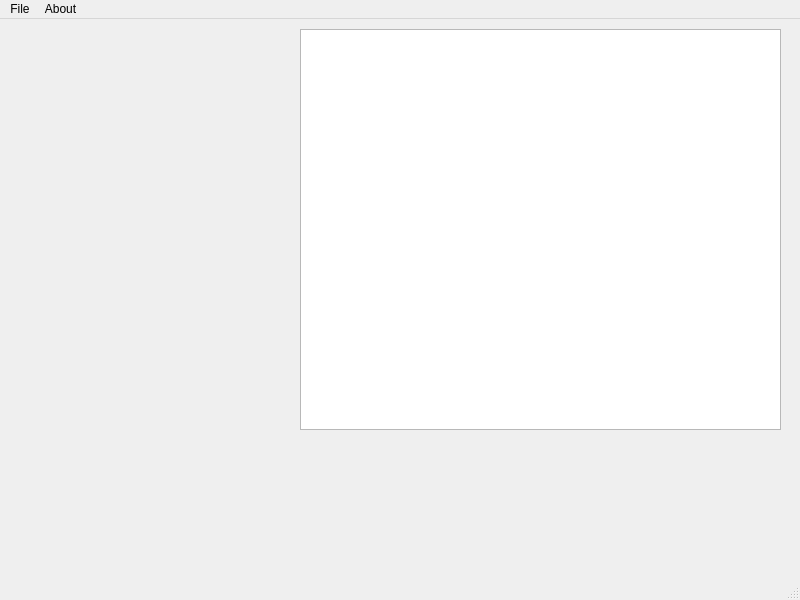
<?xml version="1.0" encoding="UTF-8"?>
<ui version="4.0">
 <class>MainWindow</class>
 <widget class="QMainWindow" name="MainWindow">
  <property name="geometry">
   <rect>
    <x>0</x>
    <y>0</y>
    <width>800</width>
    <height>600</height>
   </rect>
  </property>
  <property name="windowTitle">
   <string>MainWindow</string>
  </property>
  <widget class="QWidget" name="centralwidget">
   <widget class="QTextBrowser" name="molBrowser">
    <property name="geometry">
     <rect>
      <x>300</x>
      <y>10</y>
      <width>481</width>
      <height>401</height>
     </rect>
    </property>
   </widget>
  </widget>
  <widget class="QMenuBar" name="menubar">
   <property name="geometry">
    <rect>
     <x>0</x>
     <y>0</y>
     <width>800</width>
     <height>21</height>
    </rect>
   </property>
   <widget class="QMenu" name="menuFile">
    <property name="title">
     <string>File</string>
    </property>
    <addaction name="actionOpen"/>
    <addaction name="actionSave"/>
    <addaction name="actionPreview"/>
    <addaction name="separator"/>
    <addaction name="actionPreferences_2"/>
   </widget>
   <widget class="QMenu" name="menuAbout">
    <property name="title">
     <string>About</string>
    </property>
    <addaction name="actionAbout"/>
   </widget>
   <addaction name="menuFile"/>
   <addaction name="menuAbout"/>
  </widget>
  <widget class="QStatusBar" name="statusbar"/>
  <action name="actionOpen">
   <property name="text">
    <string>Open</string>
   </property>
  </action>
  <action name="actionSave">
   <property name="icon">
    <iconset theme="document-save"/>
   </property>
   <property name="text">
    <string>Save alignment</string>
   </property>
  </action>
  <action name="actionPreview">
   <property name="icon">
    <iconset theme="image-x-generic"/>
   </property>
   <property name="text">
    <string>Preview alignment</string>
   </property>
  </action>
  <action name="actionAbout">
   <property name="icon">
    <iconset theme="help-about"/>
   </property>
   <property name="text">
    <string>About</string>
   </property>
  </action>
  <action name="actionOverwrite_original_files">
   <property name="text">
    <string>Overwrite original files</string>
   </property>
  </action>
  <action name="actionPreferences_2">
   <property name="text">
    <string>Preferences...</string>
   </property>
  </action>
 </widget>
 <resources/>
 <connections/>
</ui>
